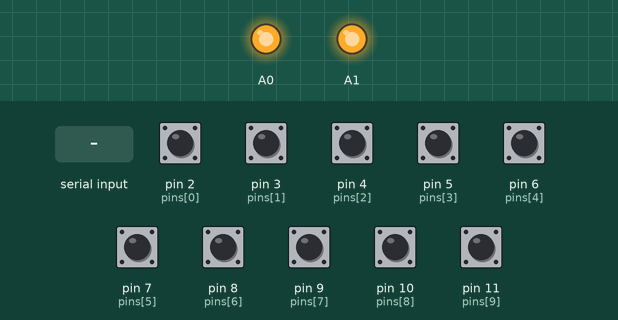
A sketch run on a simulated Arduino Uno, built with avr-gcc and run on an emulated ATmega328P. Parts: output pins drawn as LEDs (lit = HIGH). Inputs (shaded band) come from the test bench; at power-on: pin 2 (pins[0]), pin 3 (pins[1]), pin 4 (pins[2]), pin 5 (pins[3]), pin 6 (pins[4]), pin 7 (pins[5]), pin 8 (pins[6]), pin 9 (pins[7]), pin 10 (pins[8]), pin 11 (pins[9]) HIGH. What the sketch prints to the serial monitor is not drawn.

Above: at 1.2 s.
1.3 s: byte 30 received over Serial
At 2.5 s:
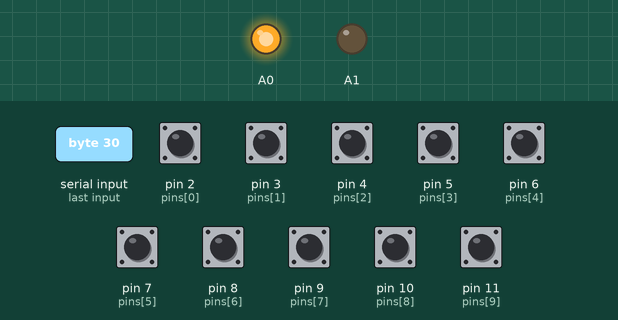
2.8 s: pin 2 (pins[0]) pulled LOW for 0.15 s
4.4 s: pin 3 (pins[1]) pulled LOW for 0.15 s
6.0 s: pin 4 (pins[2]) pulled LOW for 0.15 s
7.6 s: pin 5 (pins[3]) pulled LOW for 0.15 s
9.2 s: pin 6 (pins[4]) pulled LOW for 0.15 s
Timing chart, 0 to 11.8 s (numbered marks = the images above; inputs shaded):
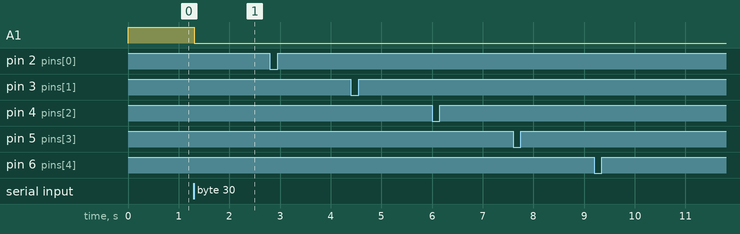

The sketch:

io_controller.ino
```cpp
byte pins[] = {2, 3, 4, 5, 6, 7, 8, 9, 10, 11};
bool flags[10];

void setup() {
  Serial.begin(115200);

  for (byte i = 0; i < 10; i++) {
    pinMode(pins[i], INPUT_PULLUP);
  }

  pinMode(A0, OUTPUT);
  pinMode(A1, OUTPUT);

  digitalWrite(A0, HIGH);
  digitalWrite(A1, HIGH);
}

void loop() {
  if (Serial.available()) {
    byte c = Serial.read();

    digitalWrite(A0, (c & 1) ? LOW : HIGH);
    digitalWrite(A1, (c & 2) ? LOW : HIGH);
  }

  for (byte i = 0; i < 10; i++) {
    bool state = digitalRead(pins[i]) == HIGH;

    if (state != flags[i]) {
      Serial.print(char((i << 1) | (state ? 0 : 1)));

      flags[i] = state;
    }
  }

  delay(10);
}
```

Measured:
- after the input at 1.3 s, A1: HIGH → LOW at once
- after the input at 2.8 s, every drawn part: stays the same
- after the input at 4.4 s, every drawn part: stays the same
- after the input at 6.0 s, every drawn part: stays the same
- after the input at 7.6 s, every drawn part: stays the same
- after the input at 9.2 s, every drawn part: stays the same
